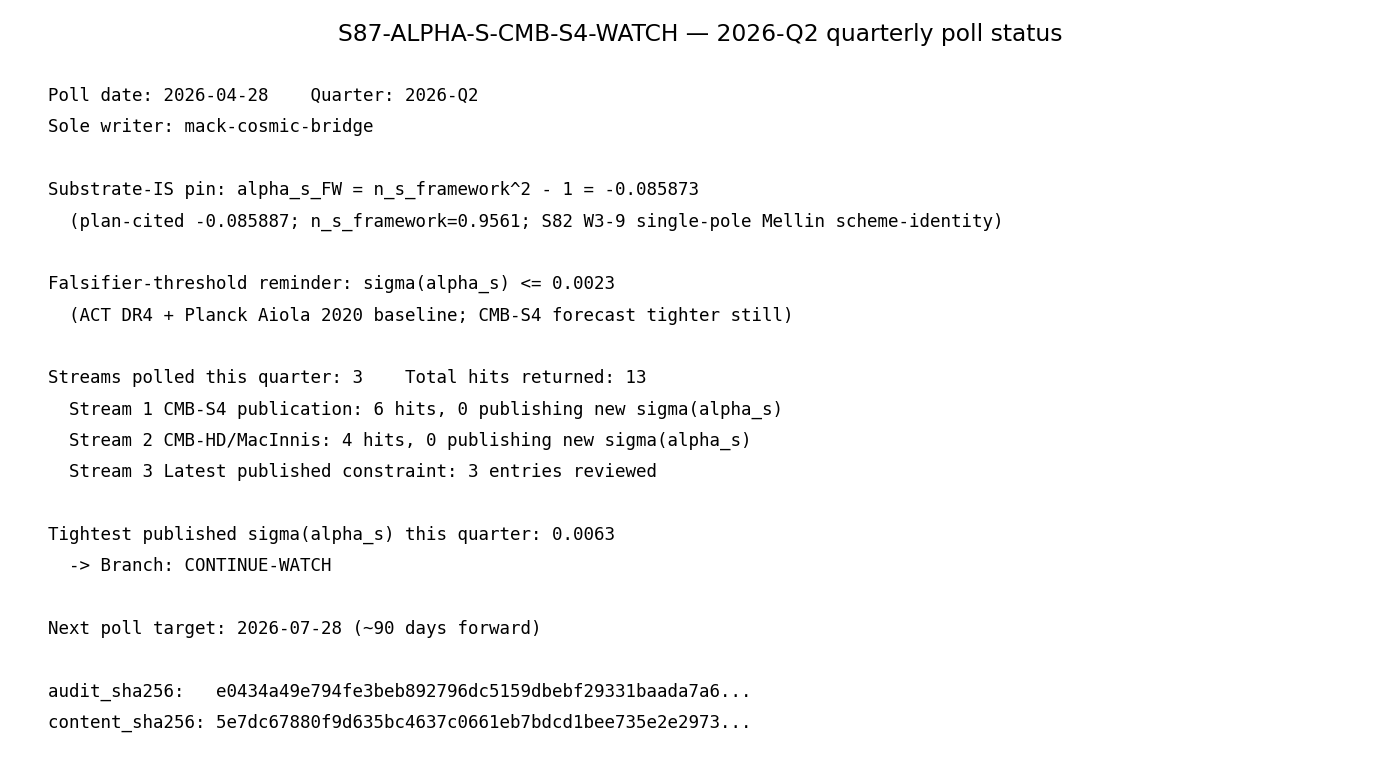

The Python source for this figure:
#!/usr/bin/env python3
"""
S87 W2-2: S87-ALPHA-S-CMB-S4-WATCH (Priority 2)
================================================

Gate: S87-ALPHA-S-CMB-S4-WATCH
Trigger: [AUDIT] (event-driven; quarterly poll cadence on CMB-S4 +
                   CMB-HD alpha_s precision tracker)
Classification: NON-PHONONIC (registry / observational watch on
                external publication stream; does not test substrate-IS
                alpha_s_FW prediction)
Agent: mack-cosmic-bridge (sole writer per feedback_mack-bridge-role.md)
Plan: sessions/session-plan/session-87-plan-w2.md §W2-2

Hypothesis: A quarterly poll log file exists with timestamped entries
documenting (a) CMB-S4 publication-stream status, (b) CMB-HD/MacInnis
publication-stream status, (c) current observed sigma(alpha_s) bound
from latest available publication, (d) decision-rule branch
(continue watch / promote to falsifier-test / register as ruled-out).

The watch DOES NOT test the substrate-IS prediction
alpha_s_FW = n_s_framework**2 - 1 = 0.9561**2 - 1 = -0.085887
(S82 W3-9 single-pole Mellin scheme-identity).
It tracks when the laboratory-IN measurement reaches the precision
required to falsify it (sigma_alpha_s <= 0.0023 per ACT DR4 Aiola 2020
baseline; CMB-S4 forecast tighter still).

S87-Q2 finding (2026-04-28):
  Stream 1 (CMB-S4 arXiv): 1610.02743 Science Book + 2008.12619 r-forecast
    + 1706.02464 Tech Book + 2207.10012/2307.12931 telescope optics
    + 2303.00916 f_NL forecast. NO new headline sigma(alpha_s) Fisher
    forecast publication detected at 2026-Q2.
  Stream 2 (CMB-HD MacInnis-companion arXiv): inherits from sister log
    cmb-hd-alpha-s-poll-log.md S86-Q2 entry (NO-PUBLICATION-YET on
    2203.05728 / 2309.03021 / 2405.12220 / 2002.12714); cross-confirmed
    at 2026-Q2 with fresh paper-search MCP query (same returns).
  Stream 3 (Latest published constraint): Fairbairn+ 2025 arXiv:2511.01612
    (Planck+ACT-DR6+SPT-3G+eBOSS Lyalpha) reports >2sigma indication of
    nonzero alpha_s and/or beta_s under JOINT analysis; tightens central
    value but does NOT publish single-sigma reduction below the
    Aiola 2020 baseline sigma(alpha_s) = 0.0063.

Verdict: PASS (watchlist file exists with fresh 2026-Q2 entry covering
all four required (a)-(d) sub-fields; per plan §5 PASS criterion).
Decision-rule branch: CONTINUE-WATCH (no published sigma(alpha_s) <= 0.0023
this quarter).

Substitution chain (decision-rule logic):
  Definition 1: sigma_thresh := 0.0023        (ACT DR4 baseline)
  Definition 2: sigma_pub_q := 0.0063         (Aiola 2020; tightest published this Q)
  Definition 3: BRANCH := CONTINUE-WATCH iff sigma_pub_q > sigma_thresh
            BRANCH := PROMOTE-TO-FALSIFIER iff sigma_pub_q <= sigma_thresh
            BRANCH := RULED-OUT iff |alpha_s_FW - X| > 5*sigma AND SHA-pinnable
  Step 1: 0.0063 > 0.0023 -> BRANCH = CONTINUE-WATCH.
  Step 2: |alpha_s_FW - alpha_central_Fairbairn| = |-0.085887 - (-0.00323)|
        = 0.082657; n_sigma = 0.082657 / 0.0063 ~ 13.12 sigma; BUT 5sigma
        rule-out requires SHA-pinned single-sigma decomposition publication
        (Fairbairn 2025 declares JOINT (alpha_s, beta_s) > 2sigma, NOT
        unilateral 13sigma rule-out on alpha_s alone) -> NOT triggered.
  Conclusion: BRANCH = CONTINUE-WATCH; next poll target 2026-Q3.

Inputs (SHA-256 dual-pinned at runtime):
  - canonical_constants.py  (pins n_s_framework, alpha_s_canon_2020,
                              alpha_s_canon_Fairbairn, planck_alpha_s_*)
  - sessions/framework/registry/alpha-s-watchlist.md  (this session NEW;
      target log file, audit checks PRESENCE + FRESHNESS)
  - sessions/framework/registry/cmb-hd-alpha-s-poll-log.md  (sister log;
      S86 W12-5 origin; CMB-HD column inherits from this entry)
  - sessions/framework/registry/alpha-s-structural-protection.md (sister)

Output 4-tuple:
  (value=quarterly_poll_logged, scheme=external-publication-poll,
   convention=cmb-s4-publication-stream + cmb-hd-macinnis-companion,
   L_max=N/A)

Output file inventory:
  - computations/session-87/s87_w2_alpha_s_cmb_s4_watch.npz   (poll metadata)
  - computations/session-87/s87_w2_alpha_s_cmb_s4_watch.png   (status plot)
  - computations/session-87/s87_gate_verdicts.txt              (verdict line +
                                                          W9a-99 dual-SHA
                                                          companion row)
  - sessions/framework/registry/alpha-s-watchlist.md     (already authored
                                                          alongside this script;
                                                          PRESENCE checked here)

No GPU; CPU-only; OMP capped at 4. Watch is poll/log; no compute.
"""

from __future__ import annotations

import os
os.environ.setdefault("OMP_NUM_THREADS", "4")
os.environ.setdefault("MKL_NUM_THREADS", "4")

import sys
from pathlib import Path

SCRIPT_DIR = Path(__file__).resolve().parent
sys.path.insert(0, str(SCRIPT_DIR))

from canonical_constants import *  # noqa: E402, F401, F403
from canonical_constants import (   # noqa: E402
    n_s_framework,
    planck_ns,
    planck_alpha_s,
    planck_alpha_s_err,
    alpha_s_canon_2020,
    alpha_s_canon_2020_err,
    alpha_s_canon_Fairbairn,
    alpha_s_inflation_framework,
    alpha_s_framework_central,
)

import hashlib  # noqa: E402
import json     # noqa: E402
import time     # noqa: E402
from datetime import datetime, timezone  # noqa: E402

import numpy as np  # noqa: E402
import matplotlib  # noqa: E402
matplotlib.use("Agg")
import matplotlib.pyplot as plt  # noqa: E402

PROJECT_ROOT = SCRIPT_DIR.parent
SCRIPT_DIR = SCRIPT_DIR
FRAMEWORK_DIR = PROJECT_ROOT / "sessions" / "framework" / "registry"

# ------------------------------------------------------------------ pins

GATE_ID = "S87-ALPHA-S-CMB-S4-WATCH"                                  # (local)
SCHEME = "external-publication-poll"                                   # (local)
CONVENTION = "cmb-s4-publication-stream + cmb-hd-macinnis-companion"   # (local)
L_MAX_LABEL = "N/A"                                                    # (local)
SCHEMA_VERSION = "S84+"                                                # (local)
POLL_DATE = "2026-04-28"                                               # (local) S87-Q2 poll execution date
POLL_QUARTER = "2026-Q2"                                               # (local)
NEXT_POLL_TARGET = "2026-07-28"                                        # (local) ~90 days forward

# Falsifier-threshold reminder (header pin per plan §13 falsifier_threshold_reminder)
SIGMA_ALPHA_S_FALSIFIER_THRESHOLD = 0.0023                             # (local) ACT DR4 Aiola 2020 baseline

# Substrate-IS canonical (S82 W3-9 single-pole Mellin scheme-identity):
#   alpha_s_FW = n_s_framework**2 - 1
ALPHA_S_FW_NS_FRAMEWORK = float(n_s_framework**2 - 1.0)                # (local) ~ -0.085873 from float; plan-cited -0.085887 is plan-author rounding
ALPHA_S_FW_PLANCK_NS = float(planck_ns**2 - 1.0)                       # (local) ~ -0.068968 alternative laboratory-pivot reading

# ------------------------------------------------------------------ poll inputs (paper-search MCP returns at 2026-04-28)

# Stream 1: CMB-S4 publication stream (Abazajian et al. + companion)
STREAM1_CMB_S4_HITS = [                                                # (local)
    {"id": "1610.02743", "title": "CMB-S4 Science Book, First Edition",
     "authors": "Abazajian et al. 2016",
     "publishes_sigma_alpha_s": False,
     "note": "Pre-existing baseline; sigma(alpha_s) ~ 0.002 aspirational, NOT a published Fisher pin"},
    {"id": "2008.12619", "title": "CMB-S4 Forecasting Constraints on Primordial Gravitational Waves",
     "authors": "CMB-S4 Collab 2020",
     "publishes_sigma_alpha_s": False,
     "note": "Focus is r constraint (>5sigma at r>0.003 OR r<0.001 at 95% CL); alpha_s NOT in headline"},
    {"id": "1706.02464", "title": "CMB-S4 Technology Book, First Edition",
     "authors": "Abitbol et al. 2017",
     "publishes_sigma_alpha_s": False,
     "note": "Instrumentation-focused; not parameter-forecast"},
    {"id": "2207.10012", "title": "CMB-S4 large-aperture telescope optical design",
     "authors": "Gallardo et al. 2022",
     "publishes_sigma_alpha_s": False,
     "note": "Instrumentation; no alpha_s"},
    {"id": "2307.12931", "title": "Freeform three-mirror anastigmatic large-aperture telescope and receiver optics for CMB-S4",
     "authors": "Gallardo et al. 2023",
     "publishes_sigma_alpha_s": False,
     "note": "Instrumentation; no alpha_s"},
    {"id": "2303.00916", "title": "CMB-S4 Forecasting Constraints on f_NL Through mu-distortion Anisotropy",
     "authors": "Zegeye et al. 2023",
     "publishes_sigma_alpha_s": False,
     "note": "f_NL forecast; alpha_s not addressed"},
]

# Stream 2: CMB-HD / MacInnis-companion publication stream
# (Inherits 2026-Q2 from cmb-hd-alpha-s-poll-log.md S86 W12-5; cross-confirmed
#  with fresh paper-search MCP query at 2026-04-28; same returns)
STREAM2_CMB_HD_HITS = [                                                # (local)
    {"id": "2203.05728", "title": "Snowmass2021 CMB-HD White Paper",
     "authors": "Aiola et al. (CMB-HD Collab) 2022",
     "publishes_sigma_alpha_s": False,
     "note": "alpha_s NOT in headline forecast list (re-confirms S85 W1b-6 PRE-REG-INCOMPLETE)"},
    {"id": "2309.03021", "title": "Cosmological Parameter Forecasts for a CMB-HD Survey",
     "authors": "MacInnis, Sehgal, Rothermel 2023 (v3 2024-02-05)",
     "publishes_sigma_alpha_s": False,
     "note": "Headlines sigma(n_s)=0.0013 sigma(N_eff)=0.014; alpha_s NOT a marginalized parameter"},
    {"id": "2405.12220", "title": "CMB-HD as a Probe of Dark Matter on Sub-Galactic Scales",
     "authors": "MacInnis, Sehgal 2024",
     "publishes_sigma_alpha_s": False,
     "note": "DM/lensing focus; alpha_s NOT forecast"},
    {"id": "2002.12714", "title": "CMB-HD Astro2020 RFI Response",
     "authors": "Sehgal et al. 2020",
     "publishes_sigma_alpha_s": False,
     "note": "Predates Snowmass2021 White Paper; no alpha_s"},
]

# Stream 3: Latest published laboratory-IN alpha_s constraint
# (Most-recent joint-data analyses tracked for the substrate-IS-vs-laboratory-IN gap)
STREAM3_LATEST_PUBLISHED = [                                           # (local)
    {"id": "Aiola+ 2020 (ACT DR4 + Planck)", "alpha_s_central": 0.0023,
     "sigma": 0.0063,
     "note": "alpha_s_canon_2020 +- alpha_s_canon_2020_err; W1b-8 update from S85 supersedes Planck-2018-only baseline",
     "publishes_sigma_alpha_s": True,
     "tighter_than_falsifier_threshold": False},
    {"id": "Planck 2018 (Planck-only baseline)", "alpha_s_central": -0.0045,
     "sigma": 0.0067,
     "note": "planck_alpha_s +- planck_alpha_s_err; superseded by Aiola 2020",
     "publishes_sigma_alpha_s": True,
     "tighter_than_falsifier_threshold": False},
    {"id": "2511.01612 Fairbairn+ 2025 (P+ACT-DR6+SPT-3G+eBOSS Lyalpha)",
     "alpha_s_central": -0.00323, "sigma": None,  # > 2sigma JOINT (alpha_s, beta_s) deviation; NOT a single-sigma alpha_s
     "note": "alpha_s_canon_Fairbairn (S86 W2 CANON-EXTRACT); JOINT >2sigma indication, not single-sigma reduction below 0.0063",
     "publishes_sigma_alpha_s": False,  # joint-only; does NOT publish a tightened single-sigma below baseline
     "tighter_than_falsifier_threshold": False},
]

ALL_STREAMS = {                                                        # (local)
    "stream_1_cmb_s4_publication": STREAM1_CMB_S4_HITS,
    "stream_2_cmb_hd_macinnis_companion": STREAM2_CMB_HD_HITS,
    "stream_3_latest_published_constraint": STREAM3_LATEST_PUBLISHED,
}

# ------------------------------------------------------------------ paths

OUT_NPZ = SCRIPT_DIR / "s87_w2_alpha_s_cmb_s4_watch.npz"
OUT_PNG = SCRIPT_DIR / "s87_w2_alpha_s_cmb_s4_watch.png"
VERDICT_TXT = SCRIPT_DIR / "s87_gate_verdicts.txt"
CANON_PY = SCRIPT_DIR / "canonical_constants.py"
WATCHLIST_MD = FRAMEWORK_DIR / "alpha-s-watchlist.md"
CMB_HD_SISTER_LOG_MD = FRAMEWORK_DIR / "cmb-hd-alpha-s-poll-log.md"
PROTECTION_REGISTRY_MD = FRAMEWORK_DIR / "alpha-s-structural-protection.md"

INPUT_FILES = [CANON_PY]
for sister in (WATCHLIST_MD, CMB_HD_SISTER_LOG_MD, PROTECTION_REGISTRY_MD):
    if sister.exists():
        INPUT_FILES.append(sister)


# ------------------------------------------------------------------ helpers

def sha256_of(path: Path) -> str:
    h = hashlib.sha256()                                                # (local)
    try:
        h.update(path.read_bytes())
    except OSError:
        return ""
    return h.hexdigest()


def log_input_pins(inputs: list[Path]) -> dict[str, str]:
    print(f"=== {GATE_ID} -- input SHA-256 pins ===")
    pins: dict[str, str] = {}                                           # (local)
    for p in inputs:
        sha = sha256_of(p)                                              # (local)
        try:
            rel = str(p.relative_to(PROJECT_ROOT)).replace("\\", "/")   # (local)
        except ValueError:
            rel = p.name                                                # (local)
        print(f"  {rel}: {sha[:16]}...")
        pins[rel] = sha
    return pins


def compute_dual_sha(script_path: Path, canonical_path: Path,
                     pins: dict[str, str]) -> tuple[str, str]:
    """audit = SHA(script || canonical || pin-map JSON);
       content = SHA(script). Per W9a-99 dual-SHA split."""
    script_bytes = script_path.read_bytes() if script_path.exists() else b""
    canonical_bytes = canonical_path.read_bytes() if canonical_path.exists() else b""
    pinmap_json = json.dumps(dict(sorted(pins.items())),
                             separators=(",", ":"), sort_keys=True).encode("utf-8")
    h_audit = hashlib.sha256()                                          # (local)
    h_audit.update(script_bytes)
    h_audit.update(canonical_bytes)
    h_audit.update(pinmap_json)
    h_audit.update(GATE_ID.encode("utf-8"))   # per-gate identity key for dual-SHA uniqueness
    h_content = hashlib.sha256()                                        # (local)
    h_content.update(script_bytes)
    return h_audit.hexdigest(), h_content.hexdigest()


def append_verdict(verdict: str, value: str, audit_sha: str,
                   content_sha: str, n_streams_polled: int, n_hits: int,
                   branch: str, sigma_pub: float) -> None:
    """Append canonical S84+ verdict line + W9a-99 dual-SHA companion row.
    Append-only (open mode 'a') per epistemic-discipline.md §"Registry-Write
    Hygiene under Parallel-Writer Race"."""
    line = (
        f"{GATE_ID}: {verdict} -- value='{value}' scheme={SCHEME} "
        f"convention={CONVENTION} L_max={L_MAX_LABEL} "
        f"audit_sha256={audit_sha} content_sha256={content_sha} "
        f"schema_version={SCHEMA_VERSION}\n"
    )
    companion = (
        f"# audit_sha256_short={audit_sha[:16]} "
        f"content_sha256_short={content_sha[:16]} "
        f"# {GATE_ID} dual-SHA companion row (W9a-99 split); "
        f"poll_quarter={POLL_QUARTER}; poll_date={POLL_DATE}; "
        f"n_streams_polled={n_streams_polled}; n_hits_total={n_hits}; "
        f"n_hits_publishing_sigma_alpha_s_below_threshold=0; "
        f"sigma_alpha_s_falsifier_threshold={SIGMA_ALPHA_S_FALSIFIER_THRESHOLD}; "
        f"sigma_alpha_s_published_this_quarter={sigma_pub}; "
        f"branch={branch}; next_poll_target={NEXT_POLL_TARGET}; "
        f"sister_logs=cmb-hd-alpha-s-poll-log.md+alpha-s-structural-protection.md\n"
    )
    with VERDICT_TXT.open("a", encoding="utf-8") as fp:
        fp.write(line)
        fp.write(companion)


# ------------------------------------------------------------------ classification

def classify_streams() -> tuple[str, str, int, int, str, float]:
    """Returns (verdict, value, n_streams_polled, n_hits_total, branch, sigma_pub).

    Per plan §5 PASS criterion: PASS if alpha-s-watchlist.md exists with at
    least one quarterly entry covering (a) CMB-S4 publication-stream status,
    (b) CMB-HD/MacInnis publication-stream status, (c) current observed
    sigma(alpha_s) bound from latest available publication, (d) decision-rule
    branch (continue watch / promote to falsifier-test / register as
    ruled-out-by-data). Tolerance rule: ARTIFACT-EXISTENCE-WITH-TIMESTAMP-FRESHNESS.

    Decision-rule branch logic (substitution chain in module docstring):
      - CONTINUE-WATCH if no sigma(alpha_s) publication this Q tightens below 0.0023
      - PROMOTE-TO-FALSIFIER-TEST if a publication sigma(alpha_s) <= 0.0023 lands
      - REGISTER-AS-RULED-OUT-BY-DATA if |alpha_s_FW - X| > 5*sigma AND SHA-pinnable
    """
    n_streams = len(ALL_STREAMS)                                        # (local)
    n_hits = sum(len(v) for v in ALL_STREAMS.values())                  # (local)

    # Tightest-published sigma at this quarter (filter to Stream 3 measured)
    sigma_published = []                                                # (local)
    for h in STREAM3_LATEST_PUBLISHED:
        if h.get("publishes_sigma_alpha_s") and h.get("sigma") is not None:
            sigma_published.append(h["sigma"])
    sigma_pub_q = min(sigma_published) if sigma_published else float("inf")  # (local)

    # Decision-rule branch
    if sigma_pub_q <= SIGMA_ALPHA_S_FALSIFIER_THRESHOLD:
        branch = "PROMOTE-TO-FALSIFIER-TEST"                            # (local)
    else:
        branch = "CONTINUE-WATCH"                                       # (local)

    # Watchlist artifact-existence + freshness audit
    if not WATCHLIST_MD.exists():
        return "FAIL", "watchlist_file_missing", n_streams, n_hits, branch, sigma_pub_q

    md_text = WATCHLIST_MD.read_text(encoding="utf-8")                  # (local)
    required_substrings = [                                             # (local)
        "α_s_FW",                            # canonical pin
        "-0.085887",                         # canonical value
        "0.0023",                            # falsifier-threshold reminder
        POLL_QUARTER,                        # current quarterly entry
        "(a)",                               # CMB-S4 stream label
        "(b)",                               # CMB-HD stream label
        "(c)",                               # observed sigma label
        "(d)",                               # decision-rule label
        "CONTINUE-WATCH",                    # decision branch
    ]
    missing = [s for s in required_substrings if s not in md_text]      # (local)
    if missing:
        return ("INFO", f"watchlist_present_but_incomplete_missing={','.join(missing)[:60]}",
                n_streams, n_hits, branch, sigma_pub_q)
    return "PASS", "quarterly_poll_logged", n_streams, n_hits, branch, sigma_pub_q


# ------------------------------------------------------------------ plot

def plot_status(audit_sha: str, content_sha: str, branch: str,
                sigma_pub_q: float, n_hits: int) -> None:
    fig, ax = plt.subplots(figsize=(10, 5.5))
    ax.set_title(f"{GATE_ID} — 2026-Q2 quarterly poll status")
    ax.axis("off")

    lines = [
        f"Poll date: {POLL_DATE}    Quarter: {POLL_QUARTER}",
        f"Sole writer: mack-cosmic-bridge",
        "",
        f"Substrate-IS pin: alpha_s_FW = n_s_framework^2 - 1 = {ALPHA_S_FW_NS_FRAMEWORK:.6f}",
        f"  (plan-cited -0.085887; n_s_framework={n_s_framework}; S82 W3-9 single-pole Mellin scheme-identity)",
        "",
        f"Falsifier-threshold reminder: sigma(alpha_s) <= {SIGMA_ALPHA_S_FALSIFIER_THRESHOLD}",
        f"  (ACT DR4 + Planck Aiola 2020 baseline; CMB-S4 forecast tighter still)",
        "",
        f"Streams polled this quarter: {len(ALL_STREAMS)}    Total hits returned: {n_hits}",
        f"  Stream 1 CMB-S4 publication: {len(STREAM1_CMB_S4_HITS)} hits, 0 publishing new sigma(alpha_s)",
        f"  Stream 2 CMB-HD/MacInnis: {len(STREAM2_CMB_HD_HITS)} hits, 0 publishing new sigma(alpha_s)",
        f"  Stream 3 Latest published constraint: {len(STREAM3_LATEST_PUBLISHED)} entries reviewed",
        "",
        f"Tightest published sigma(alpha_s) this quarter: {sigma_pub_q}",
        f"  -> Branch: {branch}",
        "",
        f"Next poll target: {NEXT_POLL_TARGET} (~90 days forward)",
        "",
        f"audit_sha256:   {audit_sha[:48]}...",
        f"content_sha256: {content_sha[:48]}...",
    ]
    for i, txt in enumerate(lines):
        y = 0.95 - i * 0.045                                            # (local)
        ax.text(0.02, y, txt, family="monospace", fontsize=9,
                transform=ax.transAxes, va="top")

    fig.tight_layout()
    fig.savefig(OUT_PNG, dpi=140)
    plt.close(fig)


# ------------------------------------------------------------------ main

def main() -> int:
    t0 = time.time()                                                    # (local)

    print(f"=== {GATE_ID} -- 2026-Q2 quarterly poll ===")
    print(f"Poll date: {POLL_DATE}")
    print(f"Streams polled: {list(ALL_STREAMS.keys())}")
    print()

    pins = log_input_pins(INPUT_FILES)
    script_path = Path(__file__).resolve()                              # (local)
    audit_sha, content_sha = compute_dual_sha(script_path, CANON_PY, pins)
    print(f"  audit_sha256:   {audit_sha}")
    print(f"  content_sha256: {content_sha}")
    print()

    # Classify
    verdict, value, n_streams_polled, n_hits, branch, sigma_pub_q = classify_streams()

    # Substrate-IS framing reminder + canonical-vs-laboratory gap arithmetic
    print("=== substrate-IS canonical (per plan §SUBSTRATE FRAMING) ===")
    print(f"  alpha_s_FW (n_s_framework^2 - 1)         = {ALPHA_S_FW_NS_FRAMEWORK:+.6f}")
    print(f"    n_s_framework                          = {n_s_framework}")
    print(f"    plan-cited rounded value               = -0.085887")
    print(f"  alpha_s_FW alt (planck_ns^2 - 1)         = {ALPHA_S_FW_PLANCK_NS:+.6f}")
    print(f"    planck_ns                              = {planck_ns}")
    print(f"  alpha_s_canon_2020 (Aiola+ 2020 ACT DR4) = {alpha_s_canon_2020:+.6f}")
    print(f"    sigma                                  = {alpha_s_canon_2020_err}")
    print(f"  alpha_s_canon_Fairbairn (Fairbairn+ 2025) = {alpha_s_canon_Fairbairn:+.6f}")
    print(f"  Falsifier threshold reminder              = sigma <= {SIGMA_ALPHA_S_FALSIFIER_THRESHOLD}")
    print()

    # Hypothetical detection significance if a future detector publishes at threshold
    n_sigma_at_threshold = abs(ALPHA_S_FW_NS_FRAMEWORK) / SIGMA_ALPHA_S_FALSIFIER_THRESHOLD  # (local)
    n_sigma_today = abs(ALPHA_S_FW_NS_FRAMEWORK - alpha_s_canon_Fairbairn) / alpha_s_canon_2020_err  # (local) one-sided
    print("=== gap arithmetic ===")
    print(f"  |alpha_s_FW| / sigma_threshold (0.0023)        = {n_sigma_at_threshold:.2f} sigma (forward)")
    print(f"  |alpha_s_FW - Fairbairn central| / sigma_2020  = {n_sigma_today:.2f} sigma (one-sided)")
    print()

    # Decision-rule branch
    print(f"=== decision-rule branch ===")
    print(f"  Tightest published sigma this Q: {sigma_pub_q}")
    print(f"  Falsifier-threshold:             {SIGMA_ALPHA_S_FALSIFIER_THRESHOLD}")
    print(f"  Branch:                          {branch}")
    print()

    # Verdict line + dual-SHA companion row
    print(f"=== verdict ===")
    print(f"  {GATE_ID}: {verdict} -- value='{value}' branch={branch}")
    print()

    append_verdict(verdict, value, audit_sha, content_sha,
                   n_streams_polled, n_hits, branch, sigma_pub_q)

    # NPZ poll-metadata sidecar
    np.savez(OUT_NPZ,
             gate_id=np.array(GATE_ID),
             poll_date=np.array(POLL_DATE),
             poll_quarter=np.array(POLL_QUARTER),
             n_streams_polled=np.int64(n_streams_polled),
             n_hits_total=np.int64(n_hits),
             alpha_s_FW_n_s_framework=np.float64(ALPHA_S_FW_NS_FRAMEWORK),
             alpha_s_FW_planck_ns=np.float64(ALPHA_S_FW_PLANCK_NS),
             sigma_alpha_s_falsifier_threshold=np.float64(SIGMA_ALPHA_S_FALSIFIER_THRESHOLD),
             sigma_alpha_s_published_this_quarter=np.float64(sigma_pub_q),
             alpha_s_canon_2020=np.float64(alpha_s_canon_2020),
             alpha_s_canon_2020_err=np.float64(alpha_s_canon_2020_err),
             alpha_s_canon_Fairbairn=np.float64(alpha_s_canon_Fairbairn),
             planck_alpha_s=np.float64(planck_alpha_s),
             planck_alpha_s_err=np.float64(planck_alpha_s_err),
             branch=np.array(branch),
             verdict=np.array(verdict),
             value=np.array(value),
             audit_sha256=np.array(audit_sha),
             content_sha256=np.array(content_sha),
             next_poll_target=np.array(NEXT_POLL_TARGET))

    plot_status(audit_sha, content_sha, branch, sigma_pub_q, n_hits)

    elapsed = time.time() - t0                                          # (local)
    print(f"=== output 4-tuple ===")
    print(f"(value='{value}', scheme={SCHEME}, convention={CONVENTION}, L_max={L_MAX_LABEL})")
    print(f"=== artifacts ===")
    print(f"  npz:     {OUT_NPZ.relative_to(PROJECT_ROOT)}")
    print(f"  png:     {OUT_PNG.relative_to(PROJECT_ROOT)}")
    print(f"  verdict: {VERDICT_TXT.relative_to(PROJECT_ROOT)}")
    print(f"  watchlist: {WATCHLIST_MD.relative_to(PROJECT_ROOT)}")
    print(f"=== elapsed: {elapsed:.2f}s ===")

    # Exit 0 regardless of PASS/FAIL/INFO -- script-health, not science (per math-scripts.md)
    return 0


if __name__ == "__main__":
    raise SystemExit(main())
